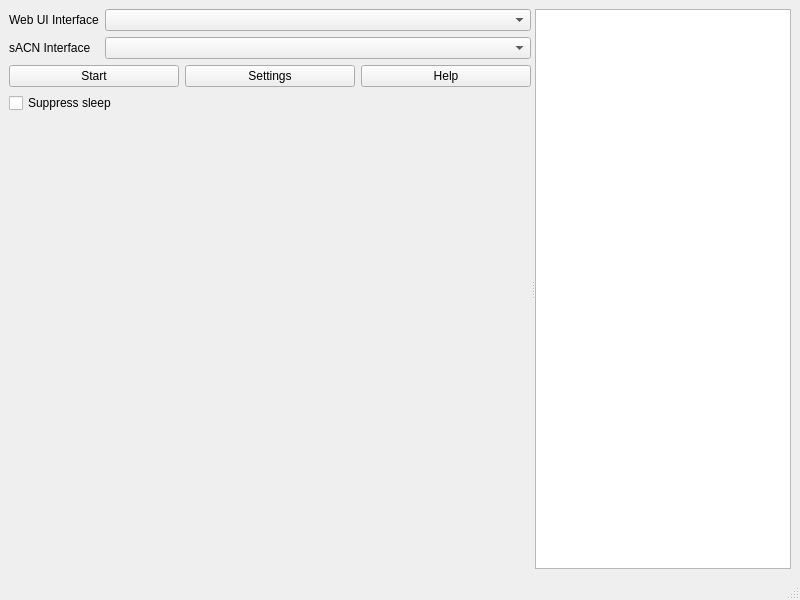
<?xml version="1.0" encoding="UTF-8"?>
<ui version="4.0">
 <class>MainWindow</class>
 <widget class="QMainWindow" name="MainWindow">
  <property name="geometry">
   <rect>
    <x>0</x>
    <y>0</y>
    <width>800</width>
    <height>600</height>
   </rect>
  </property>
  <widget class="QWidget" name="centralwidget">
   <layout class="QVBoxLayout" name="verticalLayout_2">
    <item>
     <widget class="QSplitter" name="splitter">
      <property name="orientation">
       <enum>Qt::Orientation::Horizontal</enum>
      </property>
      <property name="childrenCollapsible">
       <bool>false</bool>
      </property>
      <widget class="QWidget" name="widget" native="true">
       <property name="sizePolicy">
        <sizepolicy hsizetype="Preferred" vsizetype="Preferred">
         <horstretch>1</horstretch>
         <verstretch>0</verstretch>
        </sizepolicy>
       </property>
       <layout class="QVBoxLayout" name="verticalLayout" stretch="0,0,0,0,0,0,0">
        <item>
         <layout class="QFormLayout" name="formLayout">
          <item row="0" column="0">
           <widget class="QLabel" name="webUIInterfaceLabel">
            <property name="text">
             <string>Web UI Interface</string>
            </property>
           </widget>
          </item>
          <item row="0" column="1">
           <widget class="QComboBox" name="cmbWebUiIface"/>
          </item>
          <item row="1" column="0">
           <widget class="QLabel" name="sACNInterfaceLabel">
            <property name="text">
             <string>sACN Interface</string>
            </property>
           </widget>
          </item>
          <item row="1" column="1">
           <widget class="QComboBox" name="cmbSacnIface"/>
          </item>
         </layout>
        </item>
        <item>
         <layout class="QHBoxLayout" name="horizontalLayout">
          <item>
           <widget class="QPushButton" name="btnStart">
            <property name="text">
             <string>Start</string>
            </property>
           </widget>
          </item>
          <item>
           <widget class="QPushButton" name="btnSettings">
            <property name="text">
             <string>Settings</string>
            </property>
           </widget>
          </item>
          <item>
           <widget class="QPushButton" name="btnHelp">
            <property name="text">
             <string>Help</string>
            </property>
           </widget>
          </item>
         </layout>
        </item>
        <item>
         <widget class="QCheckBox" name="chkSupressSleep">
          <property name="text">
           <string>Suppress sleep</string>
          </property>
         </widget>
        </item>
        <item>
         <spacer name="verticalSpacer">
          <property name="orientation">
           <enum>Qt::Orientation::Vertical</enum>
          </property>
          <property name="sizeHint" stdset="0">
           <size>
            <width>20</width>
            <height>40</height>
           </size>
          </property>
         </spacer>
        </item>
        <item>
         <widget class="QLabel" name="lblQrCode">
          <property name="maximumSize">
           <size>
            <width>16777215</width>
            <height>200</height>
           </size>
          </property>
          <property name="alignment">
           <set>Qt::AlignmentFlag::AlignCenter</set>
          </property>
         </widget>
        </item>
        <item>
         <widget class="QLabel" name="lblUrl">
          <property name="textFormat">
           <enum>Qt::TextFormat::RichText</enum>
          </property>
          <property name="alignment">
           <set>Qt::AlignmentFlag::AlignHCenter|Qt::AlignmentFlag::AlignTop</set>
          </property>
          <property name="openExternalLinks">
           <bool>true</bool>
          </property>
          <property name="textInteractionFlags">
           <set>Qt::TextInteractionFlag::LinksAccessibleByKeyboard|Qt::TextInteractionFlag::LinksAccessibleByMouse</set>
          </property>
         </widget>
        </item>
        <item>
         <spacer name="verticalSpacer_2">
          <property name="orientation">
           <enum>Qt::Orientation::Vertical</enum>
          </property>
          <property name="sizeHint" stdset="0">
           <size>
            <width>20</width>
            <height>40</height>
           </size>
          </property>
         </spacer>
        </item>
       </layout>
      </widget>
      <widget class="QTableView" name="tblClients">
       <property name="sizePolicy">
        <sizepolicy hsizetype="Minimum" vsizetype="Expanding">
         <horstretch>0</horstretch>
         <verstretch>0</verstretch>
        </sizepolicy>
       </property>
       <property name="editTriggers">
        <set>QAbstractItemView::EditTrigger::NoEditTriggers</set>
       </property>
       <attribute name="verticalHeaderVisible">
        <bool>false</bool>
       </attribute>
      </widget>
     </widget>
    </item>
   </layout>
  </widget>
  <widget class="QMenuBar" name="menubar">
   <property name="geometry">
    <rect>
     <x>0</x>
     <y>0</y>
     <width>800</width>
     <height>30</height>
    </rect>
   </property>
  </widget>
  <widget class="QStatusBar" name="statusbar"/>
 </widget>
 <resources/>
 <connections/>
</ui>
